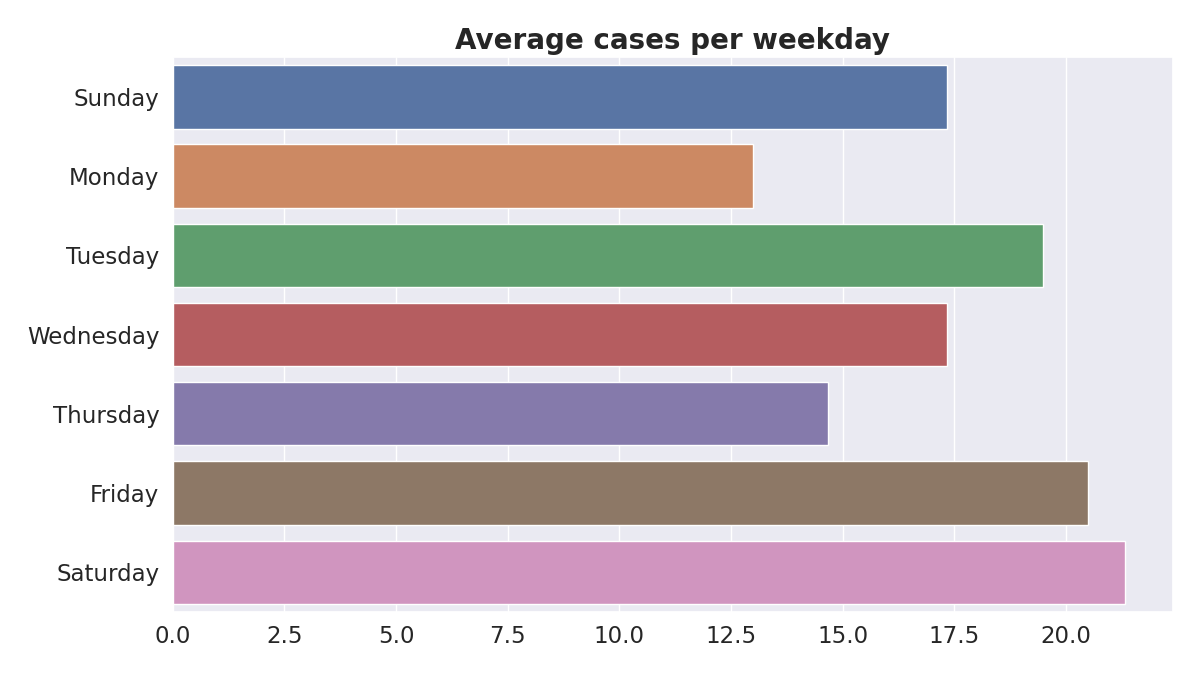

This figure's Python source:
import pandas as pd
import seaborn as sns
import matplotlib.pyplot as plt
sns.set(font_scale=1.5, style="darkgrid")

data = pd.read_csv("./data.csv", usecols=["date", "new"], parse_dates=["date"])
data["day"] = data["date"].dt.strftime("%A")
data["digit"] = data["date"].dt.strftime("%w")
data = data[data["date"] > pd.to_datetime("2021-08-15")]

fig, ax = plt.subplots(
    figsize=(12, 6.75),
    tight_layout=True
)
sns.barplot(
    data=data.groupby(["day", "digit"]).mean().reset_index().sort_values("digit"),
    x="new",
    y="day",
    ax=ax
)
plt.xlabel(None)
plt.ylabel(None)
ax.set_title(
    "Average cases per weekday",
    fontsize=20,
    fontweight="bold"
)
plt.savefig("day_of_week.png")
plt.show()
